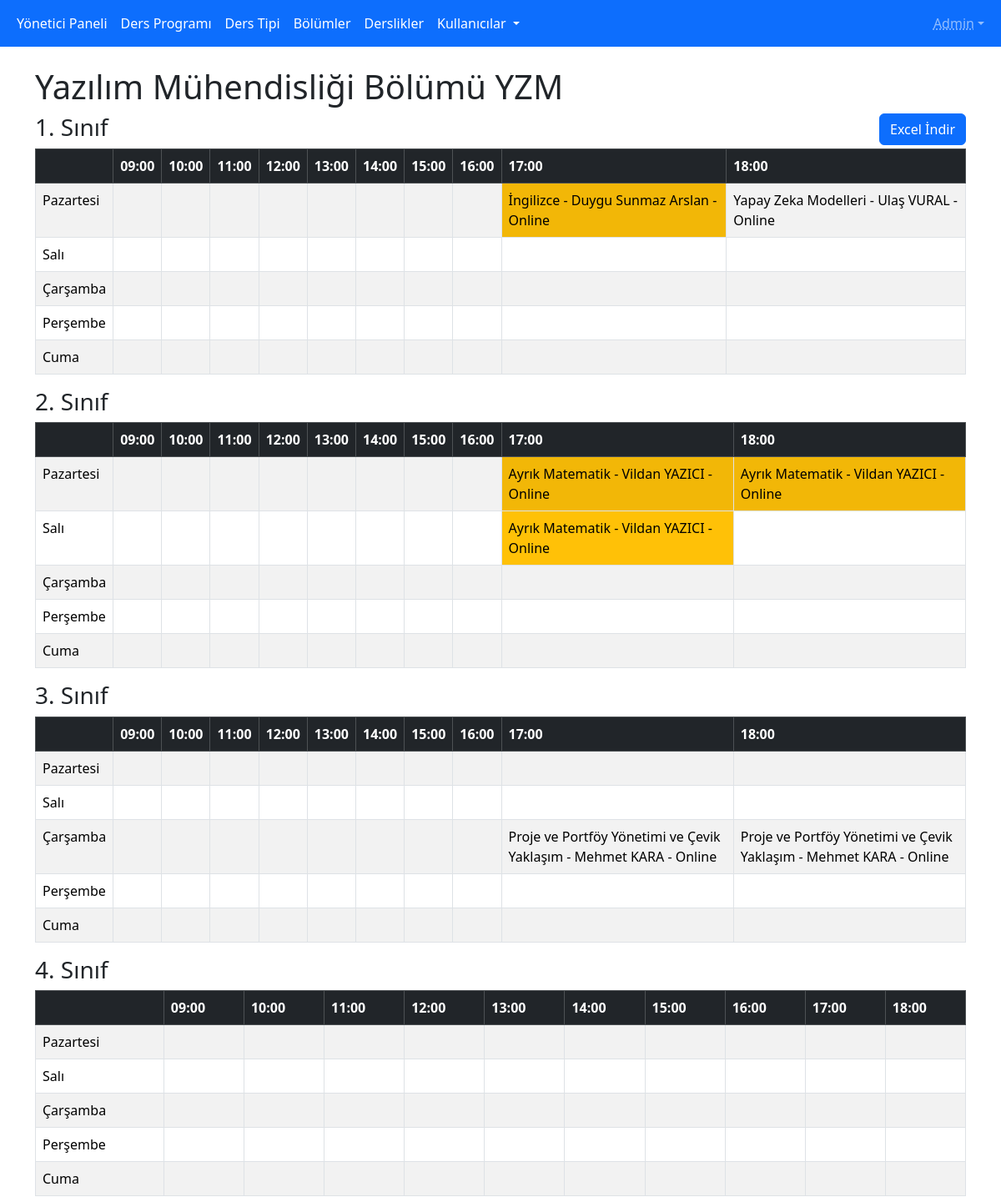
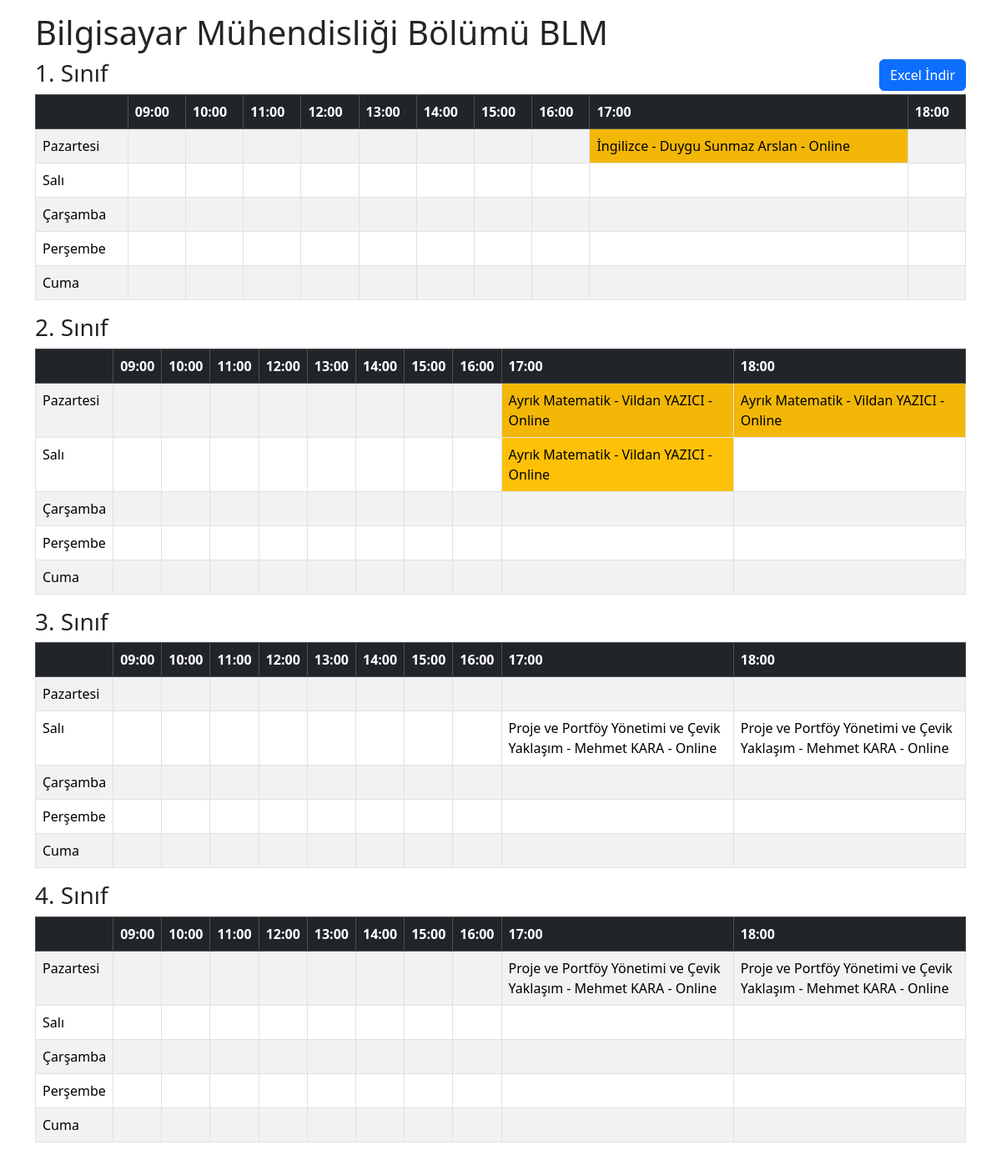
Screenshot of /dashboard/syllabus/1 (signed in) with the database file from the repository (2 pictures, top to bottom).
### website/models.py (models this page shows, shortened)
class BaseModel(Model):
    class Meta:
        database = db

class Department(BaseModel):
    name = CharField(max_length=255)
    short_name = CharField(max_length=5, unique=True)
    max_hour = IntegerField()
    class Meta:
        table_name = 'departments'

class LessonType(BaseModel):
    name = CharField(max_length=255)
    code = CharField(max_length=10)
    teacher = ForeignKeyField(User, backref='lessons', null=True)  # Bir öğretmene bağlı olabilir
    online = BooleanField(default=False)  # Dersin online olup olmadığını belirtir.
    class Meta:
        table_name = 'lesson_types'

class User(BaseModel):
    name = CharField(max_length=255)
    department = ForeignKeyField(Department, backref='users',
                                 null=True)  # Eğer kullanıcı öğrenci değilse, boş olabilir.
    grade = IntegerField(null=True)  # Öğrenci değilse boş olabilir.
    type = IntegerField()  # 0: Öğrenci, 1: Öğretim Görevlisi, 2: Yönetici
    password = CharField(max_length=255) # Şifre
    class Meta:
        table_name = 'users'

### website/dashboard.py (the view)
@dashboard.route('/syllabus/<int:id>')
def syllabus_view(id):
    syllabus = Syllabus.select().where(Syllabus.id == id).get_or_none()
    if not syllabus:
        flash("Ders programı bulunamadı!", "danger")
        return redirect(url_for('dashboard.index'))
    departments = {department: [None for _ in range(4)] for department in  Department.select()}
    for department, tables in departments.items():
        for grade, table in enumerate(tables):
            departments[department][grade] = get_lessons(syllabus, department, grade + 1)
    return render_template('syllabus/view.html', departments=departments, enumerate=enumerate, get_day=get_day, str=str, syllabus=syllabus)

### website/__init__.py (called while the page is built)
def create_app() -> Flask:
    app = Flask(__name__)
    app.secret_key = "B1zdkpOQ3AbJBvSaJrlCWMITM1uQwwmIbTImjIRFGkSr74J1TDp6J3Yzzl4a3Qgq96vMNf0hSSD0fouM"
    app.config['ROOT_URL'] = Path(__file__).parent.parent
    print(f"Proje {app.config['ROOT_URL']} dizininde çalıştırılıyor")
    @app.before_request
    def login_required():
        if not ((session.get('id', None)) or
                (request.endpoint and request.endpoint in ('auth.login', 'static'))):
            flash('Önce Giriş Yapın', 'danger'),
            return redirect(url_for('auth.login', next=request.url))
    app.register_blueprint(auth, url_prefix='/auth')
    app.register_blueprint(dashboard, url_prefix='/dashboard')
    app.register_blueprint(website)
    return app

### website/dashboard.py (called while the page is built)
@dashboard.before_request
def before_request():
    if session.get('type', 0) != 2:
        flash("Yönetici değilsiniz!", "danger")
        return redirect(url_for('auth.login'))

### website/func.py (called while the page is built)
def get_lessons(syllabus, department, grade):
    table = [
        [None for _ in range(10)] for _ in range(5)
    ]
    for lesson in (Lesson
            .select()
            .join(SyllabusOptions)
            .where(Lesson.syllabus == syllabus,
                   Lesson.options.department == department,
                   Lesson.grade == grade)):
        table[lesson.day - 1][lesson.start_hour - 9] = lesson
    return table

### website/models.py (called while the page is built)
    def __str__(self):
        rslt = f"""{self.type.name} - {self.teacher.name} - """
        if self.type.online:
            rslt += f"Online"
        else:
            rslt += f"Yüzyüze - {self.classroom.code}"
        return rslt

### website/templates/dashboard/syllabus/view.html (shortened to what this page needs)
{% extends "dashboard/layout.html" %}
{% block content %}
{% for department, tables in departments.items() %}
    <h1>{{ department.name }} Bölümü {{ department.short_name }}</h1>
    <a href="{{ url_for("dashboard.get_excel", department_id=department.id, syllabus_id=syllabus.id) }}" target="_blank" class="btn btn-primary float-end">Excel İndir</a>
    {% for grade, table in enumerate(tables) %}
        <h3>{{ grade + 1 }}. Sınıf</h3>
        <table class="table table-striped table-hover table-bordered">
            <thead class="table-dark">
                <tr>
                    <th></th>
                    <th>09:00</th>
                    <th>10:00</th>
                    <th>11:00</th>
                    <th>12:00</th>
                    <th>13:00</th>
                    <th>14:00</th>
                    <th>15:00</th>
                    <th>16:00</th>
                    <th>17:00</th>
                    <th>18:00</th>
                </tr>
            </thead>
            <tbody>
                {% for day, lessons in enumerate(table) %}
                	<tr>
                        <td>{{ get_day(day + 1) }}</td>
                        {% for lesson in lessons %}
                            {% if lesson %}
                                {% if lesson.shared %}
                                    <td class="bg-warning">{{ str(lesson) }}</td>
                                {% else %}
                                    <td>{{ str(lesson) }}</td>
                                {% endif %}
                            {% else %}
                                <td></td>
                            {% endif %}
                        {% endfor %}
                    </tr>
                {% endfor %}
            </tbody>
        </table>
    {% endfor %}
{% endfor %}
{% endblock %}

### rows the page displays
Department: name "Yazılım Mühendisliği", short_name "YZM", grade "1" "2" "3" "4", get_day "Pazartesi" "Salı" "Çarşamba" "Perşembe" "Cuma" "Pazartesi" "Salı" "Çarşamba" "Perşembe" "Cuma" "Pazartesi" "Salı" "Çarşamba" "Perşembe" "Cuma" "Pazartesi" "Salı" "Çarşamba" "Perşembe" "Cuma"
LessonType: name+online "İngilizce - Duygu Sunmaz Arslan - Online"
LessonType: name+online "Yapay Zeka Modelleri - Ulaş VURAL - Online"
LessonType: name+online "Ayrık Matematik - Vildan YAZICI - Online"
LessonType: name+online "Proje ve Portföy Yönetimi ve Çevik Yaklaşım - Mehmet KARA - Online"
Department: name "Bilgisayar Mühendisliği", short_name "BLM", grade "1" "2" "3" "4", get_day "Pazartesi" "Salı" "Çarşamba" "Perşembe" "Cuma" "Pazartesi" "Salı" "Çarşamba" "Perşembe" "Cuma" "Pazartesi" "Salı" "Çarşamba" "Perşembe" "Cuma" "Pazartesi" "Salı" "Çarşamba" "Perşembe" "Cuma"

### other values shown
{{ session['name'] }} "Admin"
